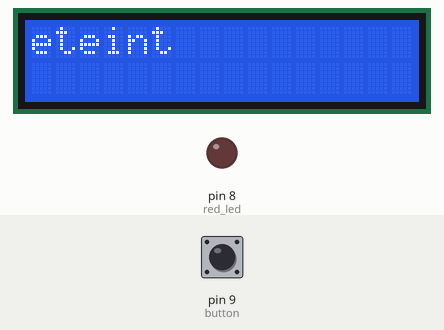
This sketch was run on a simulated Arduino Uno, built with avr-gcc and run on an emulated ATmega328P. Parts: 16×2 character LCD, output pins drawn as LEDs (lit = HIGH). Dashed ring = blinking. Inputs (shaded band) come from the test bench; at power-on: pin 9 (button) LOW.

Above: at 1.2 s.
1.3 s: pin 9 (button) pulled HIGH for 1 s
At 3.3 s:
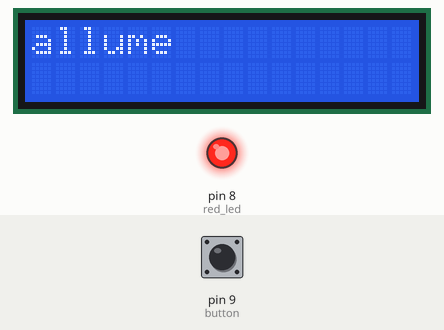
3.8 s: pin 9 (button) pulled HIGH for 0.15 s
At 3.9 s:
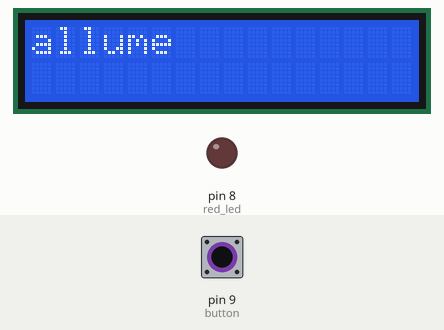
5.5 s: pin 9 (button) pulled HIGH for 3.2 s
At 5.65 s:
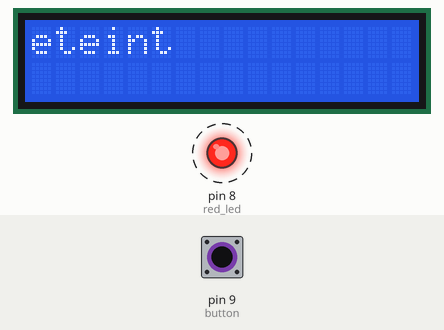
Timing chart, 0 to 10.0 s (numbered marks = the images above; inputs shaded):
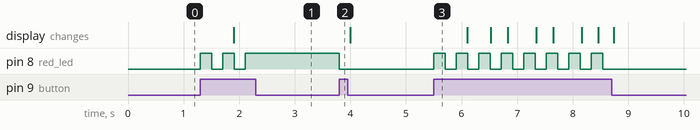

The sketch:

pins_screen.ino
```cpp
//Wiring code generated from an ArduinoML model
// Application name: RedButton
#include <LiquidCrystal.h>
long debounce = 200;
enum STATE {off, on};

STATE currentState = off;

bool buttonBounceGuard = false;
long buttonLastDebounceTime = 0;


LiquidCrystal screen(10,11,12,13,A0,A1,A2);


	void setup(){
		pinMode(8, OUTPUT); // red_led [Actuator]
		pinMode(9, INPUT); // button [Sensor]
		screen.begin(16,2); // screen [Screen]
	}
	void loop() {
			switch(currentState){

				case off:
                    digitalWrite(8,LOW);
                    if (!buttonBounceGuard) {
                        screen.clear();
                        screen.print("eteint");
                    }

		 			buttonBounceGuard = millis() - buttonLastDebounceTime > debounce;
                    if( digitalRead(9) == HIGH && buttonBounceGuard) {
                        buttonLastDebounceTime = millis();
                        currentState = on;
                    }

				break;
				case on:
                    digitalWrite(8,HIGH);
                    if (!buttonBounceGuard) {
                        screen.clear();
                        screen.print("allume");
                    }

		 			buttonBounceGuard = millis() - buttonLastDebounceTime > debounce;
                    if( digitalRead(9) == HIGH && buttonBounceGuard) {
                        buttonLastDebounceTime = millis();
                        currentState = off;
                    }

				break;
		}
	}
```

Measured:
- after the input at 1.3 s, pin 8 (red_led): alternates HIGH for 0.20 s and LOW for 0.20 s, 5 changes in all, then stays HIGH, starting at once; the display: changes after 0.60 s (image 1)
- after the input at 3.8 s, pin 8 (red_led): HIGH → LOW at once
- after the input at 5.5 s, pin 8 (red_led): alternates HIGH for 0.20 s and LOW for 0.20 s, 16 changes in all, then stays LOW, starting at once
